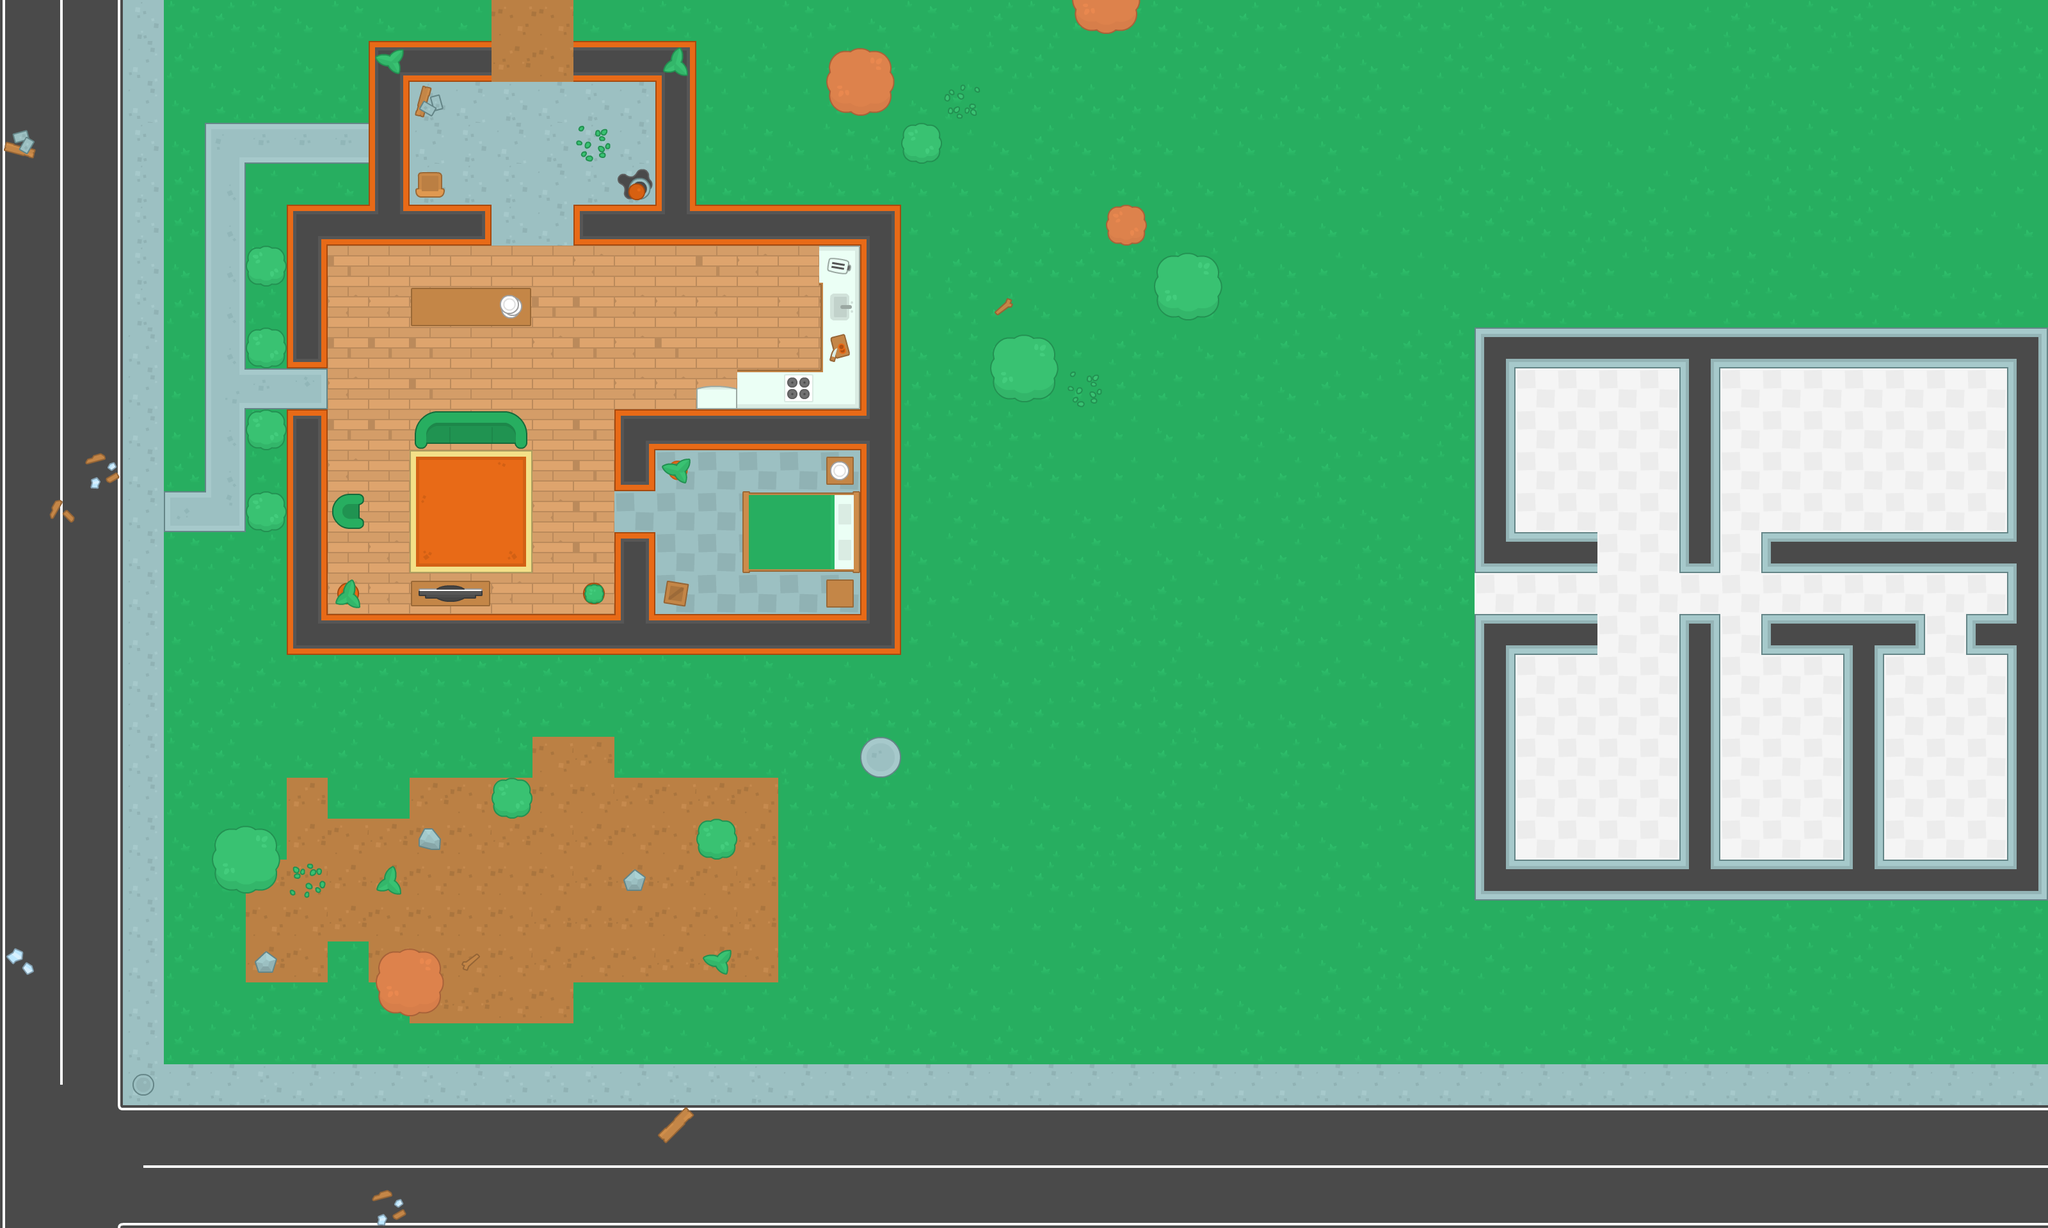

A 2D game scene composited from a Tiled map and its tileset images. What follows is a short description and the map's XML, with each tile layer's data collapsed to a summary:
An orthogonal 50x30 tile map with 64x64 px tiles, 4 tile layers (ground, walls, items, decorations).

<map version="1.0" tiledversion="2018.06.01" orientation="orthogonal" renderorder="right-down" width="50" height="30" tilewidth="64" tileheight="64" infinite="0" nextlayerid="5" nextobjectid="87">
 <tileset firstgid="1" name="spritesheet_tiles" tilewidth="64" tileheight="64" spacing="10" tilecount="540" columns="27">
  <image source="spritesheet_tiles.png" width="1988" height="1470" />
 </tileset>
 <layer id="1" name="ground" width="50" height="30">
  <data>[1500 cells, 1406 non-empty, 37 distinct tile ids]</data>
 </layer>
 <layer id="2" name="walls" width="50" height="30">
  <data>[1500 cells, 242 non-empty, 30 distinct tile ids]</data>
 </layer>
 <layer id="3" name="items" width="50" height="30">
  <data>[1500 cells, 65 non-empty, 38 distinct tile ids]</data>
 </layer>
 <layer id="4" name="decorations" width="50" height="30">
  <data>[1500 cells, 25 non-empty, 18 distinct tile ids]</data>
 </layer>
</map>
